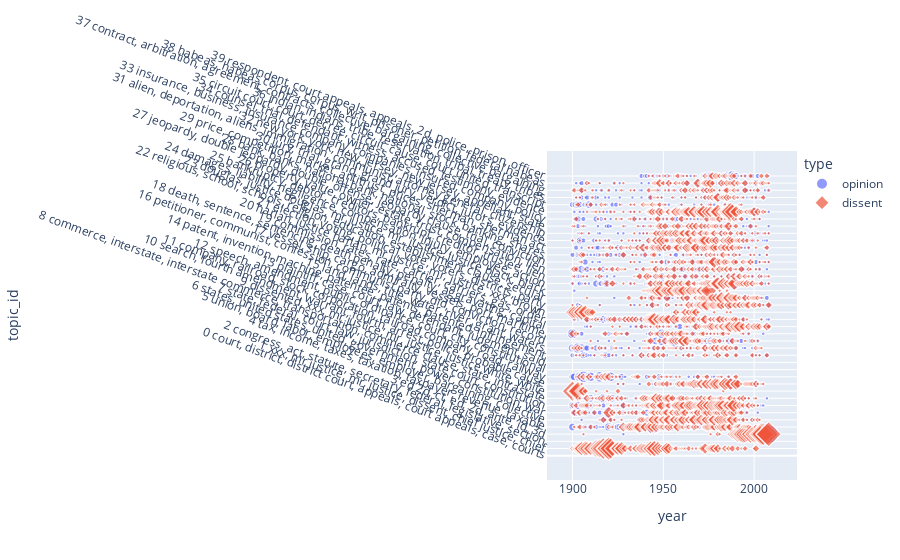

The notebook cell saved with this chart:
### Code cell
fig = px.scatter(X8[X8.year >= 1900], 'year', 'topic_id', color='type', symbol='type', size='n', height=1500)
fig.update_yaxes(tickmode='array', tickvals=TOPICS.index, ticktext = TOPICS.topwords.to_list(), tickangle=20)
fig.show()

### Figure 1 — Plotly figure (JSON) as saved in the notebook; plotly's stock layout.template omitted (floating-point values rounded to 4 significant figures; data arrays with more than 128 entries replaced by an {"elided": "..."} marker saying what was removed)
{"data": [{"hovertemplate": "type=opinion<br>year=%{x}<br>topic_id=%{y}<br>n=%{marker.size}<extra></extra>", "legendgroup": "opinion", "marker": {"color": "#636efa", "size": {"elided": "3815 int values"}, "sizemode": "area", "sizeref": 0.0775, "symbol": "circle"}, "mode": "markers", "name": "opinion", "showlegend": true, "type": "scattergl", "x": {"elided": "3815 int values"}, "xaxis": "x", "y": {"elided": "3815 int values"}, "yaxis": "y"}, {"hovertemplate": "type=dissent<br>year=%{x}<br>topic_id=%{y}<br>n=%{marker.size}<extra></extra>", "legendgroup": "dissent", "marker": {"color": "#EF553B", "size": {"elided": "3924 int values"}, "sizemode": "area", "sizeref": 0.0775, "symbol": "diamond"}, "mode": "markers", "name": "dissent", "showlegend": true, "type": "scattergl", "x": {"elided": "3924 int values"}, "xaxis": "x", "y": {"elided": "3924 int values"}, "yaxis": "y"}], "layout": {"autosize": true, "legend": {"itemsizing": "constant", "title": {"text": "type"}, "tracegroupgap": 0}, "margin": {"t": 60}, "xaxis": {"anchor": "y", "autorange": true, "domain": [0, 1], "range": [1889.0, 2020.0], "title": {"text": "year"}, "type": "linear"}, "yaxis": {"anchor": "x", "autorange": true, "domain": [0, 1], "range": [-1.635, 41.43], "tickangle": 20, "tickmode": "array", "ticktext": ["0 court, district, district court, appeals, court appeals, case, courts", "1 xxx, mr justice, mr, justice, dissent, chief justice, chief", "2 congress, act, statute, secretary, federal, legislative, section", "3 ed 2d, ct, ed, 2d, ante, id, 3d", "4 tax, income, taxes, taxation, taxpayer, revenue, taxable", "5 union, board, labor, employees, employer, bargaining, collective", "6 states, united states, united, government, power, constitution, war", "7 state, federal, court, law, jurisdiction, state court, constitution", "8 commerce, interstate, interstate commerce, transportation, commerce clause, state, intrastate", "9 dissented, xxx, mr justice, mr, justice, justice white, white", "10 search, fourth amendment, warrant, fourth, arrest, police, probable cause", "11 company, railroad, stock, corporation, railroad company, road, railway", "12 speech, amendment, public, ordinance, court, city, constitutional", "13 plaintiff, case, court, law, defendant, judgment, said", "14 patent, invention, machine, patentee, patents, patented, infringement", "15 land, lands, title, water, river, grant, waters", "16 petitioner, communist, confession, communist party, did, conviction, record", "17 vessel, ship, cargo, admiralty, vessels, port, maritime", "18 death, sentence, sentencing, death penalty, penalty, aggravating, capital", "19 commission, rates, rate, carrier, carriers, gas, order", "20 harlan, justice harlan, mr justice, mr, justice, xxx, brown", "21 election, voting, political, vote, voters, districts, party", "22 religious, school, schools, religion, education, establishment clause, secular", "23 douglas, justice douglas, mr justice, mr, justice, justice black, black", "24 damages, liability, negligence, compensation, injury, employee, action", "25 bankruptcy, debtor, creditors, bankrupt, creditor, trustee, lien", "26 property, value, owner, estate, trust, compensation, lien", "27 jeopardy, double jeopardy, double, offense, jeopardy clause, trial, conviction", "28 bank, banks, national bank, national, stock, banking, shares", "29 price, competition, market, antitrust, prices, sherman, sherman act", "30 jury, trial, grand, grand jury, verdict, jurors, evidence", "31 alien, deportation, aliens, immigration, communist, attorney general, citizenship", "32 new york, york, new, jersey, new jersey, appellant, state", "33 insurance, business, insurance company, companies, insured, company, policy", "34 counsel, trial, defendant, witness, accused, testimony, evidence", "35 circuit court, court, decree, circuit, cause, court united, transcript", "36 indian, indians, tribe, reservation, tribal, treaty, tribes", "37 contract, arbitration, agreement, contracts, collective, bargaining, collective bargaining", "38 habeas, habeas corpus, corpus, writ, prisoner, petition, federal habeas", "39 respondent, court appeals, appeals, 2d, police, prison, officer"], "tickvals": [0, 1, 2, 3, 4, 5, 6, 7, 8, 9, 10, 11, 12, 13, 14, 15, 16, 17, 18, 19, 20, 21, 22, 23, 24, 25, 26, 27, 28, 29, 30, 31, 32, 33, 34, 35, 36, 37, 38, 39], "title": {"text": "topic_id"}, "type": "linear"}}}
